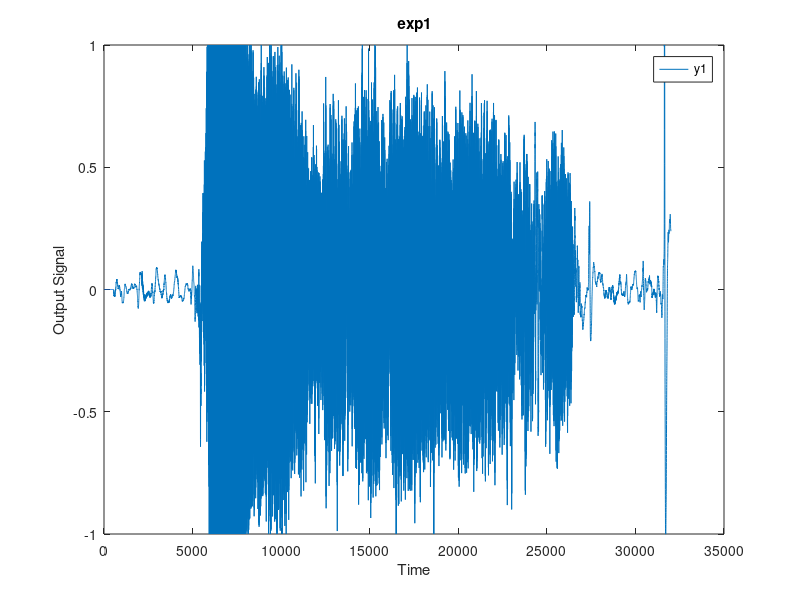

The MATLAB source for this figure: (Note: this script raises an error after producing the figure.)
load vissel_02
Ts=1/8000;
fs=8000;
%% pre processing
vissel_02_iddata = iddata(y(2,:)',[],Ts)
vissel_02_iddatae = vissel_02_iddata([11359:26141]);%tabort transienter

figure(10)
plot(vissel_02_iddata)
hold on
plot(vissel_02_iddatae,'r')
hold off
title('Whistle')
xlabel('Tid[s]')
legend('Orginal','Trimmad')
pdf_print('whistle_trim.pdf')

%plotta frekvensspektra för trimmad och otrimmad
figure(11)
plot(chgFreqUnit(fft(vissel_02_iddata),'Hz'))
hold on
plot(chgFreqUnit(fft(vissel_02_iddatae),'Hz'),'r')
hold off
title('Whistle frekvensspektra')
xlabel('Frekvens[Hz]')
legend('Orginal','Trimmad')
pdf_print('whistle_fft.pdf')

%energi-innehåll
U_tot=Ts*sum(vissel_02_iddatae.y.^2)
U_tot_f=Ts*sum(abs(fft(vissel_02_iddatae.y)).^2)/length(vissel_02_iddatae.y)

%% bp-filter
[b,a]=butter(5,[1300*2/fs 1700*2/fs]);
freqz(b,a);
vissel_02_bp = filtfilt(b,a,vissel_02_iddatae.y);
vissel_02_bp_iddata = iddata(vissel_02_bp,[],Ts)

% plotta frekvensspektra för filtrerad och ofiltrerad
figure(11)
plot(chgFreqUnit(fft(vissel_02_iddatae),'Hz'))
hold on
plot(chgFreqUnit(fft(vissel_02_bp_iddata),'Hz'),'r')
hold off
title('Whistle frekvensspektra ')
xlabel('Frekvens[Hz]')
legend('Ofiltrerad','Filtrerad')
pdf_print('whistle_filtrerad.pdf')

%energi-innehåll
U_bp=Ts*sum(vissel_02_bp_iddata.y.^2)
U_bp_f=Ts*sum(abs(fft(vissel_02_bp_iddata.y)).^2)/length(vissel_02_bp_iddata.y) 


%% bp-filter 2
F_lower=1535
F_upper=1545
[b,a]=butter(5,[F_lower*2/fs F_upper*2/fs]);
figure(20)
freqz(b,a);%frekvenssvar for filtret
pdf_print('whistle_filter_response.pdf')

vissel_02_bp = filtfilt(b,a,vissel_02_iddatae.y);
vissel_02_bp_iddata = iddata(vissel_02_bp,[],Ts)

% plotta frekvensspektra för filtrerad och ofiltrerad
figure(21)
plot(chgFreqUnit(fft(vissel_02_iddatae),'Hz'))
hold on
plot(chgFreqUnit(fft(vissel_02_bp_iddata),'Hz'),'r')
hold off
title('Whistle frekvensspektra ')
xlabel('Frekvens[Hz]')
legend('Ofiltrerad','Filtrerad')
pdf_print('whistle_filtrerad_1535_1545.pdf')

%energi-innehåll
U_bp=Ts*sum(vissel_02_bp_iddata.y.^2)
U_bp_f=Ts*sum(abs(fft(vissel_02_bp_iddata.y)).^2)/length(vissel_02_bp_iddata.y) 

sig=fft(vissel_02_iddatae.y);
%strict menas med vi har helt rak filtrering, dvs. ingen Roll-off vid
%cutoff.
U_bp_f_strict=Ts*sum(abs(sig(floor(F_lower/(fs/length(vissel_02_iddatae.y))):floor(F_upper/(fs/length(vissel_02_iddatae.y))))).^2)/length(vissel_02_iddatae.y)*2 % times 2 because we are using only half the spectra to calc the enegy


harmonic_distorsion=1-U_bp/U_tot
harmonic_distorsion_strict=1-U_bp_f_strict/U_tot
%% AR
figure(13)
arx_rm_trans_bp = arx(vissel_02_bp_iddata,[2], arxOptions);
arx_org = arx(vissel_02_iddatae,[2], arxOptions);

pzmap(arx_rm_trans_bp,arx_org)
title('Pol/nollställe-diagram')
ylabel('Imaginäraxel')
xlabel('Realaxel')
legend('Filtrerad','Ofiltrerad')
pdf_print('whistle_pz_map.pdf')

%avstånd till enhetscirkeln
dist_roots_bp=1-abs(roots(arx_rm_trans_bp.a))
dist_roots_org=1-abs(roots(arx_org.a))

e = randn(1,length(vissel_02_bp_iddata.y));
yhat = filter(1,arx_rm_trans_bp.a,e);

skalfaktor=1/195

yhat_iddata=iddata(yhat'.*skalfaktor,[],Ts);
%soundsc(yhat,8000)
%soundsc(vissel_02_bp_iddata.y,8000)

figure(16)
plot(chgFreqUnit(fft(vissel_02_bp_iddata),'Hz'))
hold on
plot(chgFreqUnit(fft(yhat_iddata),'Hz'),'r')
hold off
title('Whistle frekvensspektra ')
xlabel('Frekvens[Hz]')
legend('Verklig','Modell')
pdf_print('whistle_fft_skattad.pdf')


%% non-parametric and parametric upg5
figure(14)
etf50 = etfe(vissel_02_iddatae,[],50);
plot(etf50)

pdf_print('whistle_etf50.pdf')

figure(15)
h=bodeplot(arx_org)
setoptions(h,'FreqUnits','Hz');

pdf_print('whistle_bode_ar2.pdf')